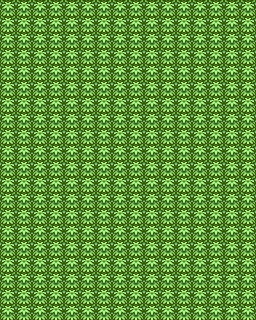

A level layout from a 2D game, rendered from its tile map. Below: a short description, then the map file with its tile-grid data intact:
An orthogonal 16x20 tile map with 16x16 px tiles, 2 tile layers (1, 2).

<map version="1.5" tiledversion="1.7.2" orientation="orthogonal" renderorder="right-down" width="16" height="20" tilewidth="16" tileheight="16" infinite="0" nextlayerid="3" nextobjectid="1">
 <tileset firstgid="1" source="../../copyrighted/textures/rse/tileset.tsx" />
 <layer id="2" name="1" width="16" height="20">
  <data encoding="csv">
114,114,114,114,114,114,114,114,114,114,114,114,114,114,114,114,
114,114,114,114,114,114,114,114,114,114,114,114,114,114,114,114,
114,114,114,114,114,114,114,114,114,114,114,114,114,114,114,114,
114,114,114,114,114,114,114,114,114,114,114,114,114,114,114,114,
114,114,114,114,114,114,114,114,114,114,114,114,114,114,114,114,
114,114,114,114,114,114,114,114,114,114,114,114,114,114,114,114,
114,114,114,114,114,114,114,114,114,114,114,114,114,114,114,114,
114,114,114,114,114,114,114,114,114,114,114,114,114,114,114,114,
114,114,114,114,114,114,114,114,114,114,114,114,114,114,114,114,
114,114,114,114,114,114,114,114,114,114,114,114,114,114,114,114,
114,114,114,114,114,114,114,114,114,114,114,114,114,114,114,114,
114,114,114,114,114,114,114,114,114,114,114,114,114,114,114,114,
114,114,114,114,114,114,114,114,114,114,114,114,114,114,114,114,
114,114,114,114,114,114,114,114,114,114,114,114,114,114,114,114,
114,114,114,114,114,114,114,114,114,114,114,114,114,114,114,114,
114,114,114,114,114,114,114,114,114,114,114,114,114,114,114,114,
114,114,114,114,114,114,114,114,114,114,114,114,114,114,114,114,
114,114,114,114,114,114,114,114,114,114,114,114,114,114,114,114,
114,114,114,114,114,114,114,114,114,114,114,114,114,114,114,114,
114,114,114,114,114,114,114,114,114,114,114,114,114,114,114,114
</data>
 </layer>
 <layer id="1" name="2" width="16" height="20">
  <data encoding="csv">
219,219,219,219,219,219,219,219,219,219,219,219,219,219,219,219,
219,219,219,219,219,219,219,219,219,219,219,219,219,219,219,219,
219,219,219,219,219,219,219,219,219,219,219,219,219,219,219,219,
219,219,219,219,219,219,219,219,219,219,219,219,219,219,219,219,
219,219,219,219,219,219,219,219,219,219,219,219,219,219,219,219,
219,219,219,219,219,219,219,219,219,219,219,219,219,219,219,219,
219,219,219,219,219,219,219,219,219,219,219,219,219,219,219,219,
219,219,219,219,219,219,219,219,219,219,219,219,219,219,219,219,
219,219,219,219,219,219,219,219,219,219,219,219,219,219,219,219,
219,219,219,219,219,219,219,219,219,219,219,219,219,219,219,219,
219,219,219,219,219,219,219,219,219,219,219,219,219,219,219,219,
219,219,219,219,219,219,219,219,219,219,219,219,219,219,219,219,
219,219,219,219,219,219,219,219,219,219,219,219,219,219,219,219,
219,219,219,219,219,219,219,219,219,219,219,219,219,219,219,219,
219,219,219,219,219,219,219,219,219,219,219,219,219,219,219,219,
219,219,219,219,219,219,219,219,219,219,219,219,219,219,219,219,
219,219,219,219,219,219,219,219,219,219,219,219,219,219,219,219,
219,219,219,219,219,219,219,219,219,219,219,219,219,219,219,219,
219,219,219,219,219,219,219,219,219,219,219,219,219,219,219,219,
219,219,219,219,219,219,219,219,219,219,219,219,219,219,219,219
</data>
 </layer>
</map>
